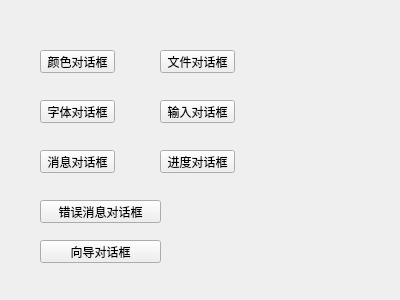
<?xml version="1.0" encoding="UTF-8"?>
<ui version="4.0">
 <class>MyWidget</class>
 <widget class="QWidget" name="MyWidget">
  <property name="geometry">
   <rect>
    <x>0</x>
    <y>0</y>
    <width>400</width>
    <height>300</height>
   </rect>
  </property>
  <property name="windowTitle">
   <string>MyWidget</string>
  </property>
  <widget class="QPushButton" name="color">
   <property name="geometry">
    <rect>
     <x>40</x>
     <y>50</y>
     <width>75</width>
     <height>23</height>
    </rect>
   </property>
   <property name="text">
    <string>颜色对话框</string>
   </property>
  </widget>
  <widget class="QPushButton" name="font">
   <property name="geometry">
    <rect>
     <x>40</x>
     <y>100</y>
     <width>75</width>
     <height>23</height>
    </rect>
   </property>
   <property name="text">
    <string>字体对话框</string>
   </property>
  </widget>
  <widget class="QPushButton" name="message">
   <property name="geometry">
    <rect>
     <x>40</x>
     <y>150</y>
     <width>75</width>
     <height>23</height>
    </rect>
   </property>
   <property name="text">
    <string>消息对话框</string>
   </property>
  </widget>
  <widget class="QPushButton" name="file">
   <property name="geometry">
    <rect>
     <x>160</x>
     <y>50</y>
     <width>75</width>
     <height>23</height>
    </rect>
   </property>
   <property name="text">
    <string>文件对话框</string>
   </property>
  </widget>
  <widget class="QPushButton" name="input">
   <property name="geometry">
    <rect>
     <x>160</x>
     <y>100</y>
     <width>75</width>
     <height>23</height>
    </rect>
   </property>
   <property name="text">
    <string>输入对话框</string>
   </property>
  </widget>
  <widget class="QPushButton" name="progress">
   <property name="geometry">
    <rect>
     <x>160</x>
     <y>150</y>
     <width>75</width>
     <height>23</height>
    </rect>
   </property>
   <property name="text">
    <string>进度对话框</string>
   </property>
  </widget>
  <widget class="QPushButton" name="errormsg">
   <property name="geometry">
    <rect>
     <x>40</x>
     <y>200</y>
     <width>121</width>
     <height>23</height>
    </rect>
   </property>
   <property name="text">
    <string>错误消息对话框</string>
   </property>
  </widget>
  <widget class="QPushButton" name="guide">
   <property name="geometry">
    <rect>
     <x>40</x>
     <y>240</y>
     <width>121</width>
     <height>23</height>
    </rect>
   </property>
   <property name="text">
    <string>向导对话框</string>
   </property>
  </widget>
 </widget>
 <layoutdefault spacing="6" margin="11"/>
 <resources/>
 <connections/>
</ui>
